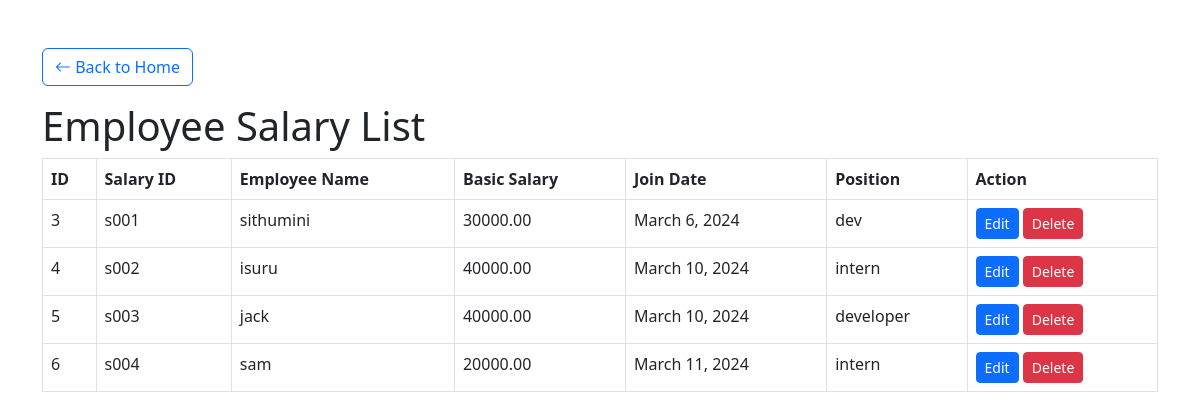
Page /view-salary-details/ on the earlier database version.
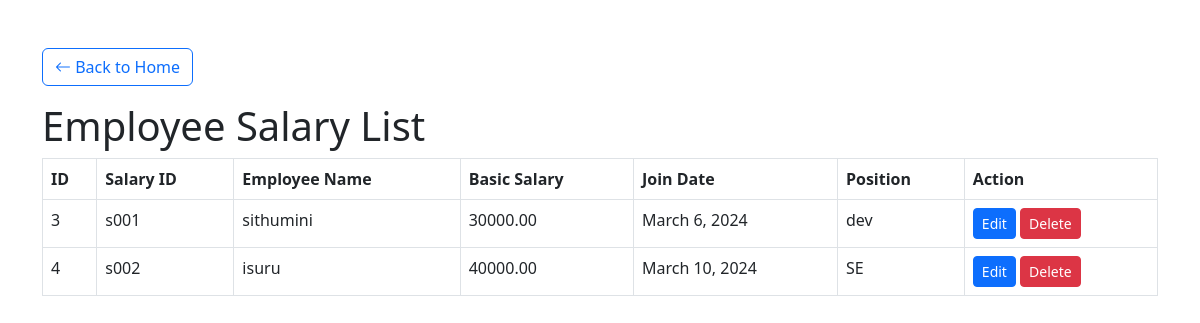
Same page on the later database version.
### paysheet/models.py (models this page shows, shortened)
class Salary(models.Model):
    salary_id=models.CharField(max_length=20, unique=True,default="")
    employee=models.ForeignKey(Employee, on_delete=models.CASCADE)
    basic_salary = models.DecimalField(max_digits=10, decimal_places=2)
    join_date = models.DateField()
    position = models.CharField(max_length=100)

class Employee(models.Model):
    employee_id = models.CharField(max_length=20, unique=True,default="")
    name = models.CharField(max_length=100)
    bank_name = models.CharField(max_length=100, null=True, blank=True)  # Add bank_name field
    account_number = models.CharField(max_length=20, null=True, blank=True)

### paysheet/views.py (the view)
# urls.py: path('view-salary-details/', views.viewSalaryDetails, name="viewSalaryDetails"),
def viewSalaryDetails(request):
    form = Salary.objects.all()
    context = {'form':form}
    return render(request, 'view-salary-details.html', context)

### templates/view-salary-details.html (shortened to what this page needs)
<!DOCTYPE html>
<html lang="en">
<head>
    <link href="https://cdn.jsdelivr.net/npm/bootstrap@5.3.0-alpha1/dist/css/bootstrap.min.css" rel="stylesheet">
    <link href="https://cdn.jsdelivr.net/npm/bootstrap-icons/font/bootstrap-icons.css" rel="stylesheet">
</head>
<body>
    <div class="container mt-5">
        <a href="/" class="btn btn-outline-primary mb-3"><i class="bi bi-arrow-left"></i> Back to Home</a>
        <h1>Employee Salary List</h1>
        <div class="table-responsive">
            <table class="table table-bordered">
                <thead>
                    <tr>
                        <th>ID</th>
                        <th>Salary ID</th>
                        <th>Employee Name</th>
                        <th>Basic Salary</th>
                        <th>Join Date</th>
                        <th>Position</th>
                        <th>Action</th>
                    </tr>
                </thead>
                <tbody>
                    {% for data in form %}
                    <tr>
                        <td>{{ data.id }}</td>
                        <td>{{ data.salary_id }}</td>
                        <td>{{ data.employee.name }}</td>
                        <td>{{ data.basic_salary }}</td>
                        <td>{{ data.join_date }}</td>
                        <td>{{ data.position }}</td>
                        <td>
                            <a href="{% url 'edit-salary' data.id %}" class="btn btn-primary btn-sm">Edit</a>
                            <a href="{% url 'delete-salary' data.id %}" class="btn btn-danger btn-sm">Delete</a>
                        </td>
                    </tr>
                    {% endfor %}
                </tbody>
            </table>
        </div>
    </div>
</body>
</html>

Differences in the rows shown:
removed Salary: id "5", salary_id "s003", employee.name "jack", basic_salary "40000.00", join_date "March 10, 2024", position "developer"
removed Salary: id "6", salary_id "s004", employee.name "sam", basic_salary "20000.00", join_date "March 11, 2024", position "intern"
changed Salary "March 10, 2024": position "intern" → "SE"
